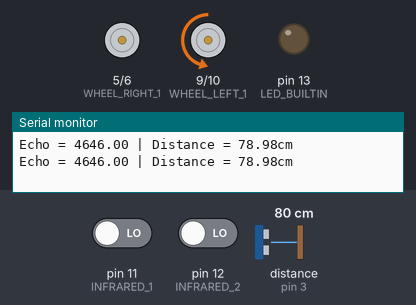
Simulated run of this sketch. Board: Arduino Uno, built with avr-gcc and run on an emulated ATmega328P. On the bench: motor-driver pin pairs drawn as motors (green arrow = first pin HIGH = forward, orange = second pin HIGH = backward, longer = more drive), output pins drawn as LEDs (lit = HIGH), the last lines printed to the serial monitor. Wiring (inferred from the names in the program): ultrasonic range finder: trigger pin 2; echo pin 3. The inputs (shaded band) are chosen by the test bench; at power-on: distance to the obstacle (sensor on pin 3) 80 cm, pin 11 (INFRARED_1) LOW, pin 12 (INFRARED_2) LOW. The echo pulse lasts 58.3 µs per cm; pins used as bus, display or sensor lines are not drawn.

Above: at 2.0 s.
2.1 s: distance to the obstacle (sensor on pin 3) set to 54 cm
At 2.8 s:
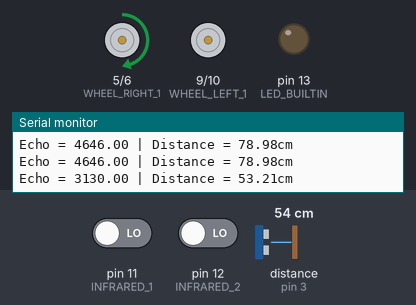
6.6 s: distance to the obstacle (sensor on pin 3) set to 47 cm
At 7.6 s:
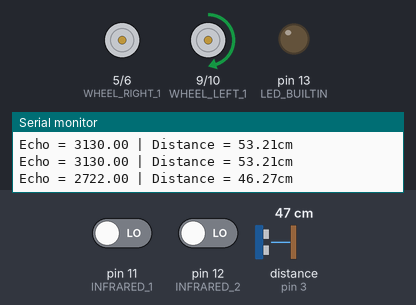
Timing chart, 0 to 16.4 s (numbered marks = the images above; inputs shaded):
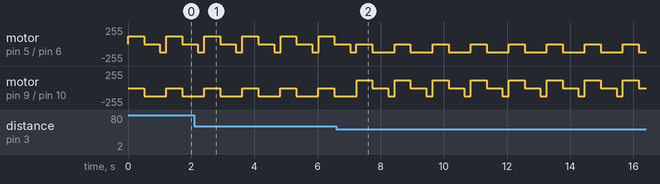

Measured:
- the behaviour switches between 51 and 50 cm on distance to the obstacle (sensor on pin 3) (found by bisection; images 1 and 2)
- by itself, motor on pin 5 (WHEEL_RIGHT_1) / pin 6 (WHEEL_RIGHT_2): repeats every 1.2 s: stopped 0.50 s, backward 120/255 0.70 s
- by itself, motor on pin 9 (WHEEL_LEFT_1) / pin 10 (WHEEL_LEFT_2): repeats every 1.2 s: stopped 0.50 s, backward 120/255 0.20 s, forward 120/255 0.50 s

The sketch:

car_logic.ino
```cpp
#define TRIG 2
#define ECHO 3
#define WHEEL_RIGHT_1 5
#define WHEEL_RIGHT_2 6
#define WHEEL_LEFT_1 9
#define WHEEL_LEFT_2 10
#define INFRARED_1 11
#define INFRARED_2 12
#define FORWARD_LIMIT 50
#define EPS 1e-6
#define SPEED 120

void setup() {
    // serial init
    Serial.begin(115200);

    // built-in led init
    pinMode(LED_BUILTIN, OUTPUT);

    // ultrasonic wave init
    pinMode(TRIG, OUTPUT);
    pinMode(ECHO, INPUT);

    // wheel init
    pinMode(WHEEL_LEFT_1, OUTPUT);
    pinMode(WHEEL_LEFT_2, OUTPUT);
    pinMode(WHEEL_RIGHT_1, OUTPUT);
    pinMode(WHEEL_RIGHT_2, OUTPUT);

    // rightNotBlocked init
    pinMode(INFRARED_1, INPUT);
    pinMode(INFRARED_2, INPUT);
}

void stateInit() {
    clearWheelState();
}

void moveForward() {
    analogWrite(WHEEL_LEFT_1, 0);
    analogWrite(WHEEL_LEFT_2, SPEED);
    analogWrite(WHEEL_RIGHT_1, 0);
    analogWrite(WHEEL_RIGHT_2, SPEED);
}

void clearWheelState() {
    analogWrite(WHEEL_LEFT_1, 0);
    analogWrite(WHEEL_LEFT_2, 0);
    analogWrite(WHEEL_RIGHT_1, 0);
    analogWrite(WHEEL_RIGHT_2, 0);
}

void moveBackward() {
    analogWrite(WHEEL_LEFT_1, SPEED);
    analogWrite(WHEEL_LEFT_2, 0);
    analogWrite(WHEEL_RIGHT_1, SPEED);
    analogWrite(WHEEL_RIGHT_2, 0);
}

void turnRight() {
    clearWheelState();
    analogWrite(WHEEL_RIGHT_1, SPEED);
    analogWrite(WHEEL_RIGHT_2, 0);
    delay(500);
    clearWheelState();
    analogWrite(WHEEL_LEFT_1, 0);
    analogWrite(WHEEL_LEFT_2, SPEED);
    delay(500);
    clearWheelState();
    moveForward();
    delay(200);
}

void turnLeft() {
    clearWheelState();
    analogWrite(WHEEL_LEFT_1, SPEED);
    analogWrite(WHEEL_LEFT_2, 0);
    delay(500);
    clearWheelState();
    analogWrite(WHEEL_RIGHT_1, 0);
    analogWrite(WHEEL_RIGHT_2, SPEED);
    delay(500);
    clearWheelState();
    moveForward();
    delay(200);
}

int rightBlocked() {
    digitalWrite(TRIG, HIGH);
    delayMicroseconds(10);
    digitalWrite(TRIG, LOW);

    float temp = float(pulseIn(ECHO, HIGH));
    float cm = temp * 17 / 1000.0;
    Serial.print("Echo = ");
    Serial.print(temp);
    Serial.print(" | Distance = ");
    Serial.print(cm);
    Serial.println("cm");
    if (cm - FORWARD_LIMIT < EPS) {
        return 1;
    } else {
        return 0;
    }
}

int frontTest() {
    int leftNotBlocked = digitalRead(INFRARED_1);
    int rightNotBlocked = digitalRead(INFRARED_2);
    if (leftNotBlocked && rightNotBlocked) return 1;
    else if (leftNotBlocked && !rightNotBlocked) return 2;
    else if (!leftNotBlocked && rightNotBlocked) return 3;
    else return 4;
}

void loop() {
    // car state init
    stateInit();
    int res = frontTest();
    if (res == 1) {
        moveForward();
        delay(300);
    } else if (res == 2 || res == 3) {
        if (!rightBlocked()) turnRight();
        else turnLeft();
    } else if (!rightBlocked()) {
        turnRight();
    } else turnLeft();
}
```
